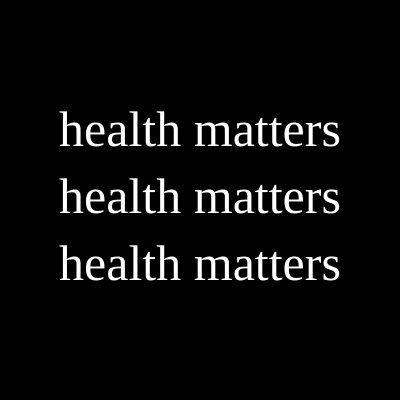
Frame 1 (no input)
Frame 60 (no input): identical to frame 1, image omitted
Frame 120 (the mouse pressed at the canvas centre since frame 60): identical to frame 1, image omitted

The p5.js sketch that drew this single still picture (run headless with seeded random() and noise() and a simulated clock; from frame 60 on, the mouse is pressed at the canvas centre):

// p5.js sketch
// ── sketch.js
function setup() {
  createCanvas(400, 400);
}

function draw() {
  background(0);
  fill(255);
  textFont("Cormorant Garamond")
  textSize(50);
  textAlign(CENTER, CENTER);
  text("health matters", width / 2, height / 1.5);
  text("health matters", width / 2, height / 2);
  text("health matters", width / 2, height / 3);
}
